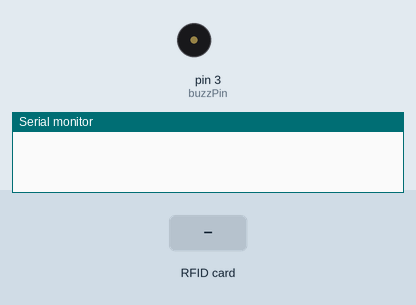
The sketch below on a simulated Arduino Uno, built with avr-gcc and run on an emulated ATmega328P. Shown: buzzer (waves = sounding, pin HIGH), the last lines printed to the serial monitor. The test bench sets the inputs (shaded band). Pins used as bus, display or sensor lines are not drawn.

Above: at 1.2 s.
1.3 s: RFID card 5E 7A 19 C4 held to the reader
At 1.7 s:
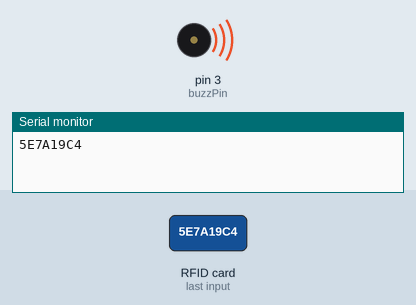
Timing chart, 0 to 4.3 s (numbered marks = the images above; inputs shaded):
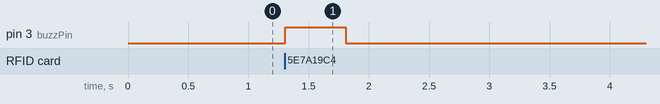

Measured:
- after the input at 1.3 s, pin 3 (buzzPin): LOW → HIGH at once, → LOW 0.50 s later

The sketch:

sketch_UIDRead.ino
```cpp
/*
 * --------------------------------------------------------------------------------------------------------------------
 * ARC Sistema de busqueda de pacientes por tarjetas RFID
 *
 * Objetivo: buscar identificadores de paciente a traves de una tarjeta RFID con Arduino Uno
 * al detectar una tarjeta RFID debera recorrer los bytes recuperados del identificador y
 * hacer un pitido con un buzzer
 * --------------------------------------------------------------------------------------------------------------------
 * Typical pin layout used:
 * -----------------------------------------------------------------------------------------
 *             MFRC522      Arduino       Arduino   Arduino    Arduino          Arduino
 *             Reader/PCD   Uno/101       Mega      Nano v3    Leonardo/Micro   Pro Micro
 * Signal      Pin          Pin           Pin       Pin        Pin              Pin
 * -----------------------------------------------------------------------------------------
 * RST/Reset   RST          9             5         D9         RESET/ICSP-5     RST
 * SPI SS      SDA(SS)      10            53        D10        10               10
 * SPI MOSI    MOSI         11 / ICSP-4   51        D11        ICSP-4           16
 * SPI MISO    MISO         12 / ICSP-1   50        D12        ICSP-1           14
 * SPI SCK     SCK          13 / ICSP-3   52        D13        ICSP-3           15
 */

// Librerias para Modulo RFID
#include <SPI.h>
#include <MFRC522.h>
// Configuracion de pines para RFID
#define RST_PIN  9
#define SS_PIN  10
// Pin para Buzzer
int buzzPin = 3;
// Inicializacion para Modulo RFID
MFRC522 mfrc522(SS_PIN, RST_PIN);

void setup(){
  // Seteando Modulo RFID
  Serial.begin(9600);
  SPI.begin();
  mfrc522.PCD_Init();
  // Seteando Buzzer
  pinMode(buzzPin, OUTPUT);
}

void loop(){
  if( ! mfrc522.PICC_IsNewCardPresent() ){
    return;
  }


  if( ! mfrc522.PICC_ReadCardSerial() ){

    return;
  }

  // Serial.print("UID: ");
  for(byte i = 0; i<mfrc522.uid.size; i++){
    if(mfrc522.uid.uidByte[i] < 0x10){
      Serial.print("0");
    }
    else{
      Serial.print("");
    }
    Serial.print(mfrc522.uid.uidByte[i], HEX);
  }
  Serial.println();
  // Pitido del Buzzer
  digitalWrite(buzzPin, HIGH);
  delay(500);
  digitalWrite(buzzPin, LOW);
  mfrc522.PICC_HaltA();
}
```
